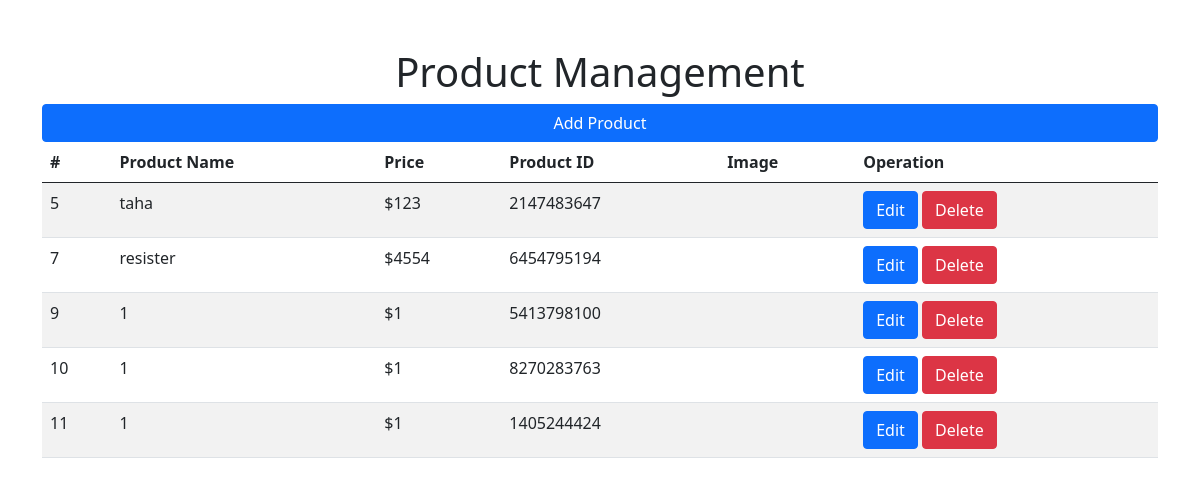
/product_management.php, run on the app's committed database.
### tables this page shows
CREATE TABLE `products` (
  `id` int(11) NOT NULL,
  `p_name` varchar(255) NOT NULL,
  `price` int(11) NOT NULL,
  `product_id` bigint(20) NOT NULL,
  `image` varchar(255) NOT NULL
);

### product_management.php (the view, shortened to what this page needs)
<?php
include("database.php");
?>
<!doctype html>
<html lang="en">
  <head>
    <link href="https://cdn.jsdelivr.net/npm/bootstrap@5.0.2/dist/css/bootstrap.min.css" rel="stylesheet">
  </head>
   <body>
      <div class="container mt-5">
         <h1 class="text-center">Product Management</h1>
         <a class="btn btn-primary container" href="add_product.php">Add Product</a>
      <table class="table table-striped table-hover">
         <thead>
         <tr>
            <th scope="col">#</th>
            <th scope="col">Product Name</th>
            <th scope="col">Price</th>
            <th scope="col">Product ID</th>
            <th scope="col">Image</th>
            <th scope="col">Operation</th>
         </tr>
         </thead>
   <tbody>
<?php
 $fetch = "SELECT * FROM `products`";
 $result = mysqli_query($conn, $fetch);
 if (mysqli_num_rows($result) > 0) {
    while($row = mysqli_fetch_assoc($result)){
        echo
        "<tr>
         <td scope='row'>".$row["id"]."</td>
         <td>".$row["p_name"]."</td>
         <td>$".$row["price"]."</td>
         <td>".$row["product_id"]. "</td>
         <td>".$row["image"]. "</td>
         <td><a class='btn btn-primary' href='edit_product.php?editid=".$row["id"]."'>Edit</a>
         <a class='btn btn-danger' href='delete_product.php?deleteid=".$row["id"]."'>Delete</a></td>
         </tr>";
    }
 }
 else {
    echo "no product found";
 }
?>
   </tbody>
      </table>
      </div>
   </body>
</html>

### data on the page
products: id "5", p_name "taha", price "123", product "2147483647"
products: id "7", p_name "resister", price "4554", product "6454795194"
products: id "9", p_name "1", price "1", product "5413798100"
products: id "10", p_name "1", price "1", product "8270283763"
products: id "11", p_name "1", price "1", product "1405244424"
